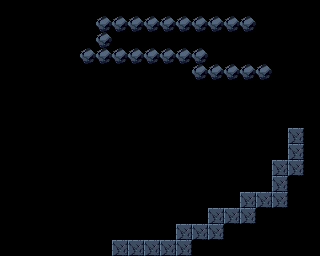

Rendered tile map (Tiled .tmx) drawn with the repository's tilesets; below, a short description and the full map source, tile grids included:
An orthogonal 20x16 tile map with 16x16 px tiles, 1 tile layer (Tile Layer 1).

<map version="1.0" orientation="orthogonal" renderorder="right-down" width="20" height="16" tilewidth="16" tileheight="16" nextobjectid="1">
 <tileset firstgid="1" name="PrtCave" tilewidth="16" tileheight="16" tilecount="80" columns="16">
  <image source="../tilesets/PrtCave.png" width="256" height="80" />
 </tileset>
 <layer name="Tile Layer 1" width="20" height="16">
  <data>
   <tile gid="0" />
   <tile gid="0" />
   <tile gid="0" />
   <tile gid="0" />
   <tile gid="0" />
   <tile gid="0" />
   <tile gid="0" />
   <tile gid="0" />
   <tile gid="0" />
   <tile gid="0" />
   <tile gid="0" />
   <tile gid="0" />
   <tile gid="0" />
   <tile gid="0" />
   <tile gid="0" />
   <tile gid="0" />
   <tile gid="0" />
   <tile gid="0" />
   <tile gid="0" />
   <tile gid="0" />
   <tile gid="0" />
   <tile gid="0" />
   <tile gid="0" />
   <tile gid="0" />
   <tile gid="0" />
   <tile gid="0" />
   <tile gid="70" />
   <tile gid="70" />
   <tile gid="70" />
   <tile gid="70" />
   <tile gid="70" />
   <tile gid="70" />
   <tile gid="70" />
   <tile gid="70" />
   <tile gid="70" />
   <tile gid="70" />
   <tile gid="0" />
   <tile gid="0" />
   <tile gid="0" />
   <tile gid="0" />
   <tile gid="0" />
   <tile gid="0" />
   <tile gid="0" />
   <tile gid="0" />
   <tile gid="0" />
   <tile gid="0" />
   <tile gid="70" />
   <tile gid="0" />
   <tile gid="0" />
   <tile gid="0" />
   <tile gid="0" />
   <tile gid="0" />
   <tile gid="0" />
   <tile gid="0" />
   <tile gid="0" />
   <tile gid="0" />
   <tile gid="0" />
   <tile gid="0" />
   <tile gid="0" />
   <tile gid="0" />
   <tile gid="0" />
   <tile gid="0" />
   <tile gid="0" />
   <tile gid="0" />
   <tile gid="0" />
   <tile gid="70" />
   <tile gid="70" />
   <tile gid="70" />
   <tile gid="70" />
   <tile gid="70" />
   <tile gid="70" />
   <tile gid="70" />
   <tile gid="70" />
   <tile gid="0" />
   <tile gid="0" />
   <tile gid="0" />
   <tile gid="0" />
   <tile gid="0" />
   <tile gid="0" />
   <tile gid="0" />
   <tile gid="0" />
   <tile gid="0" />
   <tile gid="0" />
   <tile gid="0" />
   <tile gid="0" />
   <tile gid="0" />
   <tile gid="0" />
   <tile gid="0" />
   <tile gid="0" />
   <tile gid="0" />
   <tile gid="0" />
   <tile gid="0" />
   <tile gid="70" />
   <tile gid="70" />
   <tile gid="70" />
   <tile gid="70" />
   <tile gid="70" />
   <tile gid="0" />
   <tile gid="0" />
   <tile gid="0" />
   <tile gid="0" />
   <tile gid="0" />
   <tile gid="0" />
   <tile gid="1" />
   <tile gid="1" />
   <tile gid="1" />
   <tile gid="1" />
   <tile gid="1" />
   <tile gid="1" />
   <tile gid="1" />
   <tile gid="1" />
   <tile gid="1" />
   <tile gid="0" />
   <tile gid="0" />
   <tile gid="0" />
   <tile gid="0" />
   <tile gid="0" />
   <tile gid="0" />
   <tile gid="0" />
   <tile gid="0" />
   <tile gid="0" />
   <tile gid="0" />
   <tile gid="1" />
   <tile gid="1" />
   <tile gid="0" />
   <tile gid="0" />
   <tile gid="0" />
   <tile gid="0" />
   <tile gid="0" />
   <tile gid="0" />
   <tile gid="0" />
   <tile gid="0" />
   <tile gid="0" />
   <tile gid="0" />
   <tile gid="0" />
   <tile gid="0" />
   <tile gid="0" />
   <tile gid="0" />
   <tile gid="0" />
   <tile gid="0" />
   <tile gid="0" />
   <tile gid="0" />
   <tile gid="1" />
   <tile gid="1" />
   <tile gid="1" />
   <tile gid="1" />
   <tile gid="1" />
   <tile gid="1" />
   <tile gid="1" />
   <tile gid="0" />
   <tile gid="0" />
   <tile gid="0" />
   <tile gid="0" />
   <tile gid="0" />
   <tile gid="0" />
   <tile gid="0" />
   <tile gid="0" />
   <tile gid="0" />
   <tile gid="0" />
   <tile gid="0" />
   <tile gid="0" />
   <tile gid="0" />
   <tile gid="0" />
   <tile gid="0" />
   <tile gid="0" />
   <tile gid="0" />
   <tile gid="0" />
   <tile gid="0" />
   <tile gid="1" />
   <tile gid="1" />
   <tile gid="0" />
   <tile gid="0" />
   <tile gid="0" />
   <tile gid="0" />
   <tile gid="0" />
   <tile gid="0" />
   <tile gid="0" />
   <tile gid="0" />
   <tile gid="2" />
   <tile gid="0" />
   <tile gid="0" />
   <tile gid="0" />
   <tile gid="0" />
   <tile gid="0" />
   <tile gid="0" />
   <tile gid="0" />
   <tile gid="0" />
   <tile gid="0" />
   <tile gid="0" />
   <tile gid="1" />
   <tile gid="1" />
   <tile gid="0" />
   <tile gid="0" />
   <tile gid="0" />
   <tile gid="0" />
   <tile gid="0" />
   <tile gid="0" />
   <tile gid="0" />
   <tile gid="2" />
   <tile gid="0" />
   <tile gid="0" />
   <tile gid="0" />
   <tile gid="0" />
   <tile gid="0" />
   <tile gid="0" />
   <tile gid="0" />
   <tile gid="0" />
   <tile gid="0" />
   <tile gid="0" />
   <tile gid="0" />
   <tile gid="1" />
   <tile gid="0" />
   <tile gid="0" />
   <tile gid="0" />
   <tile gid="0" />
   <tile gid="0" />
   <tile gid="0" />
   <tile gid="2" />
   <tile gid="2" />
   <tile gid="0" />
   <tile gid="0" />
   <tile gid="0" />
   <tile gid="0" />
   <tile gid="0" />
   <tile gid="0" />
   <tile gid="0" />
   <tile gid="0" />
   <tile gid="0" />
   <tile gid="0" />
   <tile gid="0" />
   <tile gid="1" />
   <tile gid="0" />
   <tile gid="0" />
   <tile gid="0" />
   <tile gid="0" />
   <tile gid="0" />
   <tile gid="0" />
   <tile gid="2" />
   <tile gid="0" />
   <tile gid="0" />
   <tile gid="0" />
   <tile gid="0" />
   <tile gid="0" />
   <tile gid="0" />
   <tile gid="0" />
   <tile gid="0" />
   <tile gid="0" />
   <tile gid="0" />
   <tile gid="0" />
   <tile gid="1" />
   <tile gid="1" />
   <tile gid="0" />
   <tile gid="0" />
   <tile gid="0" />
   <tile gid="0" />
   <tile gid="2" />
   <tile gid="2" />
   <tile gid="2" />
   <tile gid="0" />
   <tile gid="0" />
   <tile gid="0" />
   <tile gid="1" />
   <tile gid="1" />
   <tile gid="1" />
   <tile gid="1" />
   <tile gid="1" />
   <tile gid="1" />
   <tile gid="1" />
   <tile gid="1" />
   <tile gid="1" />
   <tile gid="0" />
   <tile gid="0" />
   <tile gid="0" />
   <tile gid="2" />
   <tile gid="2" />
   <tile gid="2" />
   <tile gid="0" />
   <tile gid="0" />
   <tile gid="0" />
   <tile gid="0" />
   <tile gid="0" />
   <tile gid="0" />
   <tile gid="0" />
   <tile gid="0" />
   <tile gid="0" />
   <tile gid="0" />
   <tile gid="0" />
   <tile gid="0" />
   <tile gid="0" />
   <tile gid="0" />
   <tile gid="0" />
   <tile gid="2" />
   <tile gid="2" />
   <tile gid="2" />
   <tile gid="0" />
   <tile gid="0" />
   <tile gid="0" />
   <tile gid="0" />
   <tile gid="0" />
   <tile gid="0" />
   <tile gid="0" />
   <tile gid="0" />
   <tile gid="0" />
   <tile gid="0" />
   <tile gid="0" />
   <tile gid="0" />
   <tile gid="0" />
   <tile gid="2" />
   <tile gid="2" />
   <tile gid="2" />
   <tile gid="2" />
   <tile gid="2" />
   <tile gid="0" />
   <tile gid="0" />
   <tile gid="0" />
   <tile gid="0" />
   <tile gid="0" />
   <tile gid="0" />
   <tile gid="0" />
   <tile gid="0" />
  </data>
 </layer>
</map>